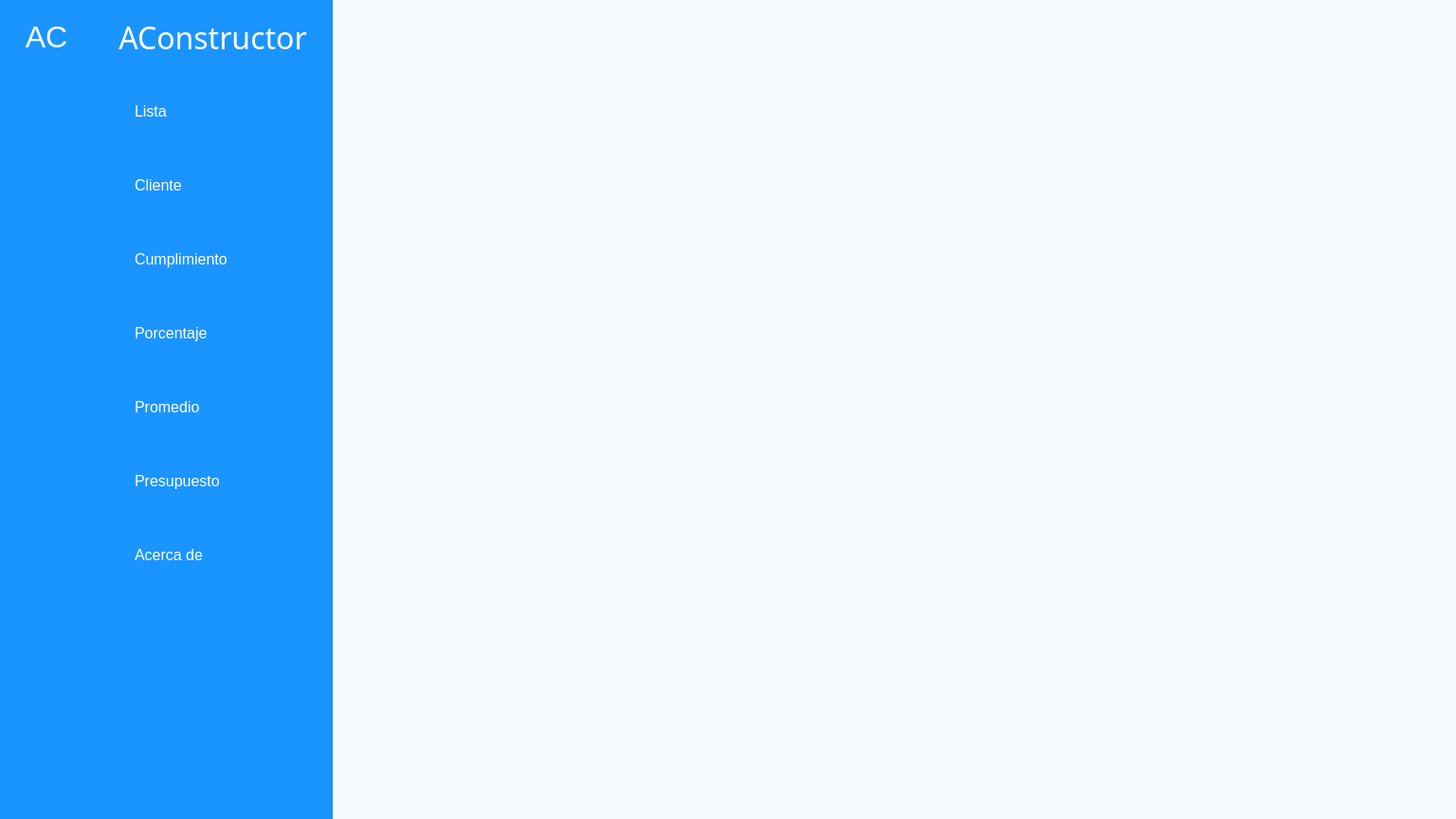
<?xml version="1.0" encoding="UTF-8"?>
<ui version="4.0">
 <class>Form</class>
 <widget class="QWidget" name="Form">
  <property name="geometry">
   <rect>
    <x>0</x>
    <y>0</y>
    <width>1536</width>
    <height>864</height>
   </rect>
  </property>
  <property name="windowTitle">
   <string>Form</string>
  </property>
  <property name="styleSheet">
   <string notr="true">background-color: #f5fafe;</string>
  </property>
  <layout class="QVBoxLayout" name="verticalLayout_10">
   <property name="spacing">
    <number>0</number>
   </property>
   <property name="leftMargin">
    <number>0</number>
   </property>
   <property name="topMargin">
    <number>0</number>
   </property>
   <property name="rightMargin">
    <number>0</number>
   </property>
   <property name="bottomMargin">
    <number>0</number>
   </property>
   <item>
    <layout class="QHBoxLayout" name="horizontalLayout" stretch="2,6,27">
     <property name="spacing">
      <number>0</number>
     </property>
     <item>
      <widget class="QWidget" name="menu_desplegable" native="true">
       <property name="styleSheet">
        <string notr="true">QWidget{background-color: rgb(26, 148, 255)
}
QPushButton{
height: 50px;

border: none;
color: white;
font-size: 12pt;
text-align:center;
padding-left:10px;
padding-top: 14px;
padding-bottom: 14px;
}
QPushButton:checked{
background-color: #f5fafe;
color: rgb(26, 148, 255);
padding-top: 10px;
padding-bottom: 10px;
border-top-left-radius: 35px;
border-bottom-left-radius: 35px;
}</string>
       </property>
       <layout class="QVBoxLayout" name="verticalLayout_8">
        <property name="spacing">
         <number>0</number>
        </property>
        <property name="leftMargin">
         <number>0</number>
        </property>
        <property name="topMargin">
         <number>0</number>
        </property>
        <property name="rightMargin">
         <number>0</number>
        </property>
        <property name="bottomMargin">
         <number>0</number>
        </property>
        <item>
         <layout class="QVBoxLayout" name="verticalLayout_7" stretch="2,1">
          <property name="spacing">
           <number>0</number>
          </property>
          <item>
           <layout class="QVBoxLayout" name="verticalLayout_6" stretch="2,6">
            <property name="spacing">
             <number>0</number>
            </property>
            <item>
             <widget class="QWidget" name="widget_3" native="true">
              <layout class="QHBoxLayout" name="horizontalLayout_4">
               <property name="spacing">
                <number>0</number>
               </property>
               <property name="leftMargin">
                <number>0</number>
               </property>
               <property name="topMargin">
                <number>0</number>
               </property>
               <property name="rightMargin">
                <number>0</number>
               </property>
               <property name="bottomMargin">
                <number>0</number>
               </property>
               <item>
                <widget class="QPushButton" name="atras_2">
                 <property name="styleSheet">
                  <string notr="true">QPushButton{
text-align: center;
font-size: 24pt;
font-family: &quot;Bernard MT Condensed&quot;;
}

</string>
                 </property>
                 <property name="text">
                  <string>AC</string>
                 </property>
                 <property name="iconSize">
                  <size>
                   <width>35</width>
                   <height>35</height>
                  </size>
                 </property>
                 <property name="checkable">
                  <bool>true</bool>
                 </property>
                 <attribute name="buttonGroup">
                  <string notr="true">buttonGroup_2</string>
                 </attribute>
                </widget>
               </item>
              </layout>
             </widget>
            </item>
            <item>
             <layout class="QHBoxLayout" name="horizontalLayout_6" stretch="1,6">
              <property name="spacing">
               <number>0</number>
              </property>
              <item>
               <spacer name="horizontalSpacer_3">
                <property name="orientation">
                 <enum>Qt::Horizontal</enum>
                </property>
                <property name="sizeHint" stdset="0">
                 <size>
                  <width>40</width>
                  <height>20</height>
                 </size>
                </property>
               </spacer>
              </item>
              <item>
               <layout class="QVBoxLayout" name="verticalLayout">
                <property name="spacing">
                 <number>0</number>
                </property>
                <item>
                 <widget class="QPushButton" name="pushButton_2">
                  <property name="text">
                   <string/>
                  </property>
                  <property name="icon">
                   <iconset>
                    <normaloff>:/IMG_20260604_220458.png</normaloff>
                    <normalon>:/IMG_20260604_220347.png</normalon>:/IMG_20260604_220458.png</iconset>
                  </property>
                  <property name="iconSize">
                   <size>
                    <width>35</width>
                    <height>35</height>
                   </size>
                  </property>
                  <property name="checkable">
                   <bool>true</bool>
                  </property>
                  <attribute name="buttonGroup">
                   <string notr="true">buttonGroup_2</string>
                  </attribute>
                 </widget>
                </item>
                <item>
                 <widget class="QPushButton" name="pushButton_cliente_2">
                  <property name="text">
                   <string/>
                  </property>
                  <property name="icon">
                   <iconset>
                    <normaloff>:/IMG_20260604_220620.png</normaloff>
                    <normalon>:/IMG_20260604_220211.png</normalon>:/IMG_20260604_220620.png</iconset>
                  </property>
                  <property name="iconSize">
                   <size>
                    <width>50</width>
                    <height>50</height>
                   </size>
                  </property>
                  <property name="checkable">
                   <bool>true</bool>
                  </property>
                  <attribute name="buttonGroup">
                   <string notr="true">buttonGroup_2</string>
                  </attribute>
                 </widget>
                </item>
                <item>
                 <widget class="QPushButton" name="pushButton_cumplimiento_2">
                  <property name="text">
                   <string/>
                  </property>
                  <property name="icon">
                   <iconset>
                    <normaloff>:/IMG_20260604_220603.png</normaloff>
                    <normalon>:/IMG_20260604_220240.png</normalon>:/IMG_20260604_220603.png</iconset>
                  </property>
                  <property name="iconSize">
                   <size>
                    <width>40</width>
                    <height>40</height>
                   </size>
                  </property>
                  <property name="checkable">
                   <bool>true</bool>
                  </property>
                  <attribute name="buttonGroup">
                   <string notr="true">buttonGroup_2</string>
                  </attribute>
                 </widget>
                </item>
                <item>
                 <widget class="QPushButton" name="pushButton_por_ciento_2">
                  <property name="text">
                   <string/>
                  </property>
                  <property name="icon">
                   <iconset>
                    <normaloff>:/IMG_20260604_220539.png</normaloff>
                    <normalon>:/IMG_20260604_220305.png</normalon>:/IMG_20260604_220539.png</iconset>
                  </property>
                  <property name="iconSize">
                   <size>
                    <width>50</width>
                    <height>50</height>
                   </size>
                  </property>
                  <property name="checkable">
                   <bool>true</bool>
                  </property>
                  <attribute name="buttonGroup">
                   <string notr="true">buttonGroup_2</string>
                  </attribute>
                 </widget>
                </item>
                <item>
                 <widget class="QPushButton" name="pushButton_promedio_2">
                  <property name="text">
                   <string/>
                  </property>
                  <property name="icon">
                   <iconset>
                    <normaloff>:/IMG_20260604_220429.png</normaloff>
                    <normalon>:/IMG_20260604_220406.png</normalon>:/IMG_20260604_220429.png</iconset>
                  </property>
                  <property name="iconSize">
                   <size>
                    <width>45</width>
                    <height>45</height>
                   </size>
                  </property>
                  <property name="checkable">
                   <bool>true</bool>
                  </property>
                  <attribute name="buttonGroup">
                   <string notr="true">buttonGroup_2</string>
                  </attribute>
                 </widget>
                </item>
                <item>
                 <widget class="QPushButton" name="pushButton_presupuesto_2">
                  <property name="text">
                   <string/>
                  </property>
                  <property name="icon">
                   <iconset>
                    <normaloff>:/IMG_20260604_220518.png</normaloff>
                    <normalon>:/IMG_20260604_220321.png</normalon>:/IMG_20260604_220518.png</iconset>
                  </property>
                  <property name="iconSize">
                   <size>
                    <width>40</width>
                    <height>40</height>
                   </size>
                  </property>
                  <property name="checkable">
                   <bool>true</bool>
                  </property>
                  <attribute name="buttonGroup">
                   <string notr="true">buttonGroup_2</string>
                  </attribute>
                 </widget>
                </item>
                <item>
                 <widget class="QPushButton" name="pushButton_acerca_de_2">
                  <property name="text">
                   <string/>
                  </property>
                  <property name="icon">
                   <iconset>
                    <normaloff>:/IMG_20260605_172323.png</normaloff>
                    <normalon>:/IMG_20260605_172351.png</normalon>:/IMG_20260605_172323.png</iconset>
                  </property>
                  <property name="iconSize">
                   <size>
                    <width>40</width>
                    <height>40</height>
                   </size>
                  </property>
                  <property name="checkable">
                   <bool>true</bool>
                  </property>
                  <attribute name="buttonGroup">
                   <string notr="true">buttonGroup_2</string>
                  </attribute>
                 </widget>
                </item>
               </layout>
              </item>
             </layout>
            </item>
           </layout>
          </item>
          <item>
           <spacer name="verticalSpacer">
            <property name="orientation">
             <enum>Qt::Vertical</enum>
            </property>
            <property name="sizeHint" stdset="0">
             <size>
              <width>20</width>
              <height>40</height>
             </size>
            </property>
           </spacer>
          </item>
         </layout>
        </item>
       </layout>
      </widget>
     </item>
     <item>
      <widget class="QWidget" name="widget_2" native="true">
       <property name="styleSheet">
        <string notr="true">QWidget{background-color: rgb(26, 148, 255)
}
QPushButton{
height: 50px;

border: none;
color: white;
font-size: 12pt;
text-align:left;
padding-left:10px;
padding-top: 14px;
padding-bottom: 14px;
}
QPushButton:checked{
background-color: #f5fafe;
color: rgb(26, 148, 255);
padding-top: 10px;
padding-bottom: 10px;
border-top-left-radius: 35px;
border-bottom-left-radius: 35px;
}
</string>
       </property>
       <layout class="QVBoxLayout" name="verticalLayout_5">
        <property name="leftMargin">
         <number>0</number>
        </property>
        <property name="topMargin">
         <number>0</number>
        </property>
        <property name="rightMargin">
         <number>0</number>
        </property>
        <property name="bottomMargin">
         <number>0</number>
        </property>
        <item>
         <layout class="QVBoxLayout" name="verticalLayout_4" stretch="2,1">
          <property name="spacing">
           <number>0</number>
          </property>
          <item>
           <layout class="QVBoxLayout" name="verticalLayout_3" stretch="2,6">
            <property name="spacing">
             <number>0</number>
            </property>
            <item>
             <widget class="QWidget" name="widget_4" native="true">
              <layout class="QHBoxLayout" name="horizontalLayout_3">
               <property name="spacing">
                <number>0</number>
               </property>
               <property name="leftMargin">
                <number>0</number>
               </property>
               <property name="topMargin">
                <number>0</number>
               </property>
               <property name="rightMargin">
                <number>0</number>
               </property>
               <property name="bottomMargin">
                <number>0</number>
               </property>
               <item>
                <widget class="QPushButton" name="atras">
                 <property name="font">
                  <font>
                   <family>Bernard MT Condensed</family>
                   <pointsize>24</pointsize>
                  </font>
                 </property>
                 <property name="styleSheet">
                  <string notr="true">QPushButton{
text-align: center;
font-size: 24pt;
font-family: &quot;Bernard MT Condensed&quot;;
}


</string>
                 </property>
                 <property name="text">
                  <string>AConstructor</string>
                 </property>
                 <property name="iconSize">
                  <size>
                   <width>35</width>
                   <height>35</height>
                  </size>
                 </property>
                 <property name="checkable">
                  <bool>true</bool>
                 </property>
                 <attribute name="buttonGroup">
                  <string notr="true">buttonGroup</string>
                 </attribute>
                </widget>
               </item>
              </layout>
             </widget>
            </item>
            <item>
             <layout class="QHBoxLayout" name="horizontalLayout_5" stretch="1,5">
              <property name="spacing">
               <number>0</number>
              </property>
              <item>
               <spacer name="horizontalSpacer">
                <property name="orientation">
                 <enum>Qt::Horizontal</enum>
                </property>
                <property name="sizeHint" stdset="0">
                 <size>
                  <width>40</width>
                  <height>20</height>
                 </size>
                </property>
               </spacer>
              </item>
              <item>
               <layout class="QVBoxLayout" name="verticalLayout_2" stretch="0,0,0,1,1,1,1">
                <property name="spacing">
                 <number>0</number>
                </property>
                <item>
                 <widget class="QPushButton" name="pushButton">
                  <property name="styleSheet">
                   <string notr="true"/>
                  </property>
                  <property name="text">
                   <string>Lista</string>
                  </property>
                  <property name="icon">
                   <iconset>
                    <normaloff>:/IMG_20260604_220458.png</normaloff>
                    <normalon>:/IMG_20260604_220347.png</normalon>:/IMG_20260604_220458.png</iconset>
                  </property>
                  <property name="iconSize">
                   <size>
                    <width>35</width>
                    <height>35</height>
                   </size>
                  </property>
                  <property name="checkable">
                   <bool>true</bool>
                  </property>
                  <attribute name="buttonGroup">
                   <string notr="true">buttonGroup</string>
                  </attribute>
                 </widget>
                </item>
                <item>
                 <widget class="QPushButton" name="pushButton_cliente">
                  <property name="text">
                   <string>Cliente</string>
                  </property>
                  <property name="icon">
                   <iconset>
                    <normaloff>:/IMG_20260604_220620.png</normaloff>
                    <normalon>:/IMG_20260604_220211.png</normalon>:/IMG_20260604_220620.png</iconset>
                  </property>
                  <property name="iconSize">
                   <size>
                    <width>50</width>
                    <height>50</height>
                   </size>
                  </property>
                  <property name="checkable">
                   <bool>true</bool>
                  </property>
                  <attribute name="buttonGroup">
                   <string notr="true">buttonGroup</string>
                  </attribute>
                 </widget>
                </item>
                <item>
                 <widget class="QPushButton" name="pushButton_cumplimiento">
                  <property name="text">
                   <string>Cumplimiento</string>
                  </property>
                  <property name="icon">
                   <iconset>
                    <normaloff>:/IMG_20260604_220603.png</normaloff>
                    <normalon>:/IMG_20260604_220240.png</normalon>:/IMG_20260604_220603.png</iconset>
                  </property>
                  <property name="iconSize">
                   <size>
                    <width>40</width>
                    <height>40</height>
                   </size>
                  </property>
                  <property name="shortcut">
                   <string>Ctrl+R</string>
                  </property>
                  <property name="checkable">
                   <bool>true</bool>
                  </property>
                  <attribute name="buttonGroup">
                   <string notr="true">buttonGroup</string>
                  </attribute>
                 </widget>
                </item>
                <item>
                 <widget class="QPushButton" name="pushButton_por_ciento">
                  <property name="text">
                   <string>Porcentaje</string>
                  </property>
                  <property name="icon">
                   <iconset>
                    <normaloff>:/IMG_20260604_220539.png</normaloff>
                    <normalon>:/IMG_20260604_220305.png</normalon>:/IMG_20260604_220539.png</iconset>
                  </property>
                  <property name="iconSize">
                   <size>
                    <width>50</width>
                    <height>50</height>
                   </size>
                  </property>
                  <property name="checkable">
                   <bool>true</bool>
                  </property>
                  <attribute name="buttonGroup">
                   <string notr="true">buttonGroup</string>
                  </attribute>
                 </widget>
                </item>
                <item>
                 <widget class="QPushButton" name="pushButton_promedio">
                  <property name="text">
                   <string>Promedio</string>
                  </property>
                  <property name="icon">
                   <iconset>
                    <normaloff>:/IMG_20260604_220429.png</normaloff>
                    <normalon>:/IMG_20260604_220406.png</normalon>:/IMG_20260604_220429.png</iconset>
                  </property>
                  <property name="iconSize">
                   <size>
                    <width>45</width>
                    <height>45</height>
                   </size>
                  </property>
                  <property name="checkable">
                   <bool>true</bool>
                  </property>
                  <attribute name="buttonGroup">
                   <string notr="true">buttonGroup</string>
                  </attribute>
                 </widget>
                </item>
                <item>
                 <widget class="QPushButton" name="pushButton_presupuesto">
                  <property name="text">
                   <string>Presupuesto</string>
                  </property>
                  <property name="icon">
                   <iconset>
                    <normaloff>:/IMG_20260604_220518.png</normaloff>
                    <normalon>:/IMG_20260604_220321.png</normalon>
                    <disabledoff>../img/IMG_20260604_220305.png</disabledoff>:/IMG_20260604_220518.png</iconset>
                  </property>
                  <property name="iconSize">
                   <size>
                    <width>40</width>
                    <height>40</height>
                   </size>
                  </property>
                  <property name="checkable">
                   <bool>true</bool>
                  </property>
                  <attribute name="buttonGroup">
                   <string notr="true">buttonGroup</string>
                  </attribute>
                 </widget>
                </item>
                <item>
                 <widget class="QPushButton" name="pushButton_acerca_de">
                  <property name="text">
                   <string>Acerca de</string>
                  </property>
                  <property name="icon">
                   <iconset>
                    <normaloff>:/IMG_20260605_172323.png</normaloff>
                    <normalon>:/IMG_20260605_172351.png</normalon>:/IMG_20260605_172323.png</iconset>
                  </property>
                  <property name="iconSize">
                   <size>
                    <width>40</width>
                    <height>40</height>
                   </size>
                  </property>
                  <property name="checkable">
                   <bool>true</bool>
                  </property>
                  <attribute name="buttonGroup">
                   <string notr="true">buttonGroup</string>
                  </attribute>
                 </widget>
                </item>
               </layout>
              </item>
             </layout>
            </item>
           </layout>
          </item>
          <item>
           <spacer name="verticalSpacer_2">
            <property name="orientation">
             <enum>Qt::Vertical</enum>
            </property>
            <property name="sizeHint" stdset="0">
             <size>
              <width>20</width>
              <height>253</height>
             </size>
            </property>
           </spacer>
          </item>
         </layout>
        </item>
       </layout>
      </widget>
     </item>
     <item>
      <layout class="QVBoxLayout" name="verticalLayout_9" stretch="1,11">
       <item>
        <widget class="QWidget" name="widget_5" native="true">
         <layout class="QHBoxLayout" name="horizontalLayout_7" stretch="1,13">
          <item>
           <widget class="QPushButton" name="pushButton_13">
            <property name="styleSheet">
             <string notr="true">border:none</string>
            </property>
            <property name="text">
             <string/>
            </property>
            <property name="icon">
             <iconset>
              <normaloff>:/588a6507d06f6719692a2d15.png</normaloff>:/588a6507d06f6719692a2d15.png</iconset>
            </property>
            <property name="iconSize">
             <size>
              <width>40</width>
              <height>40</height>
             </size>
            </property>
            <property name="checkable">
             <bool>true</bool>
            </property>
           </widget>
          </item>
          <item>
           <spacer name="horizontalSpacer_2">
            <property name="orientation">
             <enum>Qt::Horizontal</enum>
            </property>
            <property name="sizeHint" stdset="0">
             <size>
              <width>1037</width>
              <height>20</height>
             </size>
            </property>
           </spacer>
          </item>
         </layout>
        </widget>
       </item>
       <item>
        <widget class="QStackedWidget" name="stackedWidget">
         <property name="styleSheet">
          <string notr="true"/>
         </property>
         <widget class="QWidget" name="page">
          <layout class="QHBoxLayout" name="horizontalLayout_9"/>
         </widget>
         <widget class="QWidget" name="page_2"/>
        </widget>
       </item>
      </layout>
     </item>
    </layout>
   </item>
  </layout>
 </widget>
 <resources>
  <include location="../img/recuros.qrc"/>
  <include location="../img/recursos.qrc"/>
 </resources>
 <connections>
  <connection>
   <sender>pushButton_13</sender>
   <signal>toggled(bool)</signal>
   <receiver>widget_2</receiver>
   <slot>setVisible(bool)</slot>
   <hints>
    <hint type="sourcelabel">
     <x>427</x>
     <y>50</y>
    </hint>
    <hint type="destinationlabel">
     <x>335</x>
     <y>748</y>
    </hint>
   </hints>
  </connection>
  <connection>
   <sender>pushButton_2</sender>
   <signal>toggled(bool)</signal>
   <receiver>pushButton</receiver>
   <slot>setChecked(bool)</slot>
   <hints>
    <hint type="sourcelabel">
     <x>108</x>
     <y>210</y>
    </hint>
    <hint type="destinationlabel">
     <x>363</x>
     <y>210</y>
    </hint>
   </hints>
  </connection>
  <connection>
   <sender>pushButton</sender>
   <signal>toggled(bool)</signal>
   <receiver>pushButton_2</receiver>
   <slot>setChecked(bool)</slot>
   <hints>
    <hint type="sourcelabel">
     <x>369</x>
     <y>210</y>
    </hint>
    <hint type="destinationlabel">
     <x>96</x>
     <y>210</y>
    </hint>
   </hints>
  </connection>
  <connection>
   <sender>pushButton_cliente_2</sender>
   <signal>toggled(bool)</signal>
   <receiver>pushButton_cliente</receiver>
   <slot>setChecked(bool)</slot>
   <hints>
    <hint type="sourcelabel">
     <x>124</x>
     <y>288</y>
    </hint>
    <hint type="destinationlabel">
     <x>379</x>
     <y>288</y>
    </hint>
   </hints>
  </connection>
  <connection>
   <sender>pushButton_cliente</sender>
   <signal>toggled(bool)</signal>
   <receiver>pushButton_cliente_2</receiver>
   <slot>setChecked(bool)</slot>
   <hints>
    <hint type="sourcelabel">
     <x>379</x>
     <y>288</y>
    </hint>
    <hint type="destinationlabel">
     <x>72</x>
     <y>288</y>
    </hint>
   </hints>
  </connection>
  <connection>
   <sender>pushButton_cumplimiento_2</sender>
   <signal>toggled(bool)</signal>
   <receiver>pushButton_cumplimiento</receiver>
   <slot>setChecked(bool)</slot>
   <hints>
    <hint type="sourcelabel">
     <x>80</x>
     <y>366</y>
    </hint>
    <hint type="destinationlabel">
     <x>374</x>
     <y>366</y>
    </hint>
   </hints>
  </connection>
  <connection>
   <sender>pushButton_cumplimiento</sender>
   <signal>toggled(bool)</signal>
   <receiver>pushButton_cumplimiento_2</receiver>
   <slot>setChecked(bool)</slot>
   <hints>
    <hint type="sourcelabel">
     <x>379</x>
     <y>366</y>
    </hint>
    <hint type="destinationlabel">
     <x>81</x>
     <y>366</y>
    </hint>
   </hints>
  </connection>
  <connection>
   <sender>pushButton_por_ciento_2</sender>
   <signal>toggled(bool)</signal>
   <receiver>pushButton_por_ciento</receiver>
   <slot>setChecked(bool)</slot>
   <hints>
    <hint type="sourcelabel">
     <x>69</x>
     <y>380</y>
    </hint>
    <hint type="destinationlabel">
     <x>226</x>
     <y>378</y>
    </hint>
   </hints>
  </connection>
  <connection>
   <sender>pushButton_por_ciento</sender>
   <signal>toggled(bool)</signal>
   <receiver>pushButton_por_ciento_2</receiver>
   <slot>setChecked(bool)</slot>
   <hints>
    <hint type="sourcelabel">
     <x>191</x>
     <y>367</y>
    </hint>
    <hint type="destinationlabel">
     <x>37</x>
     <y>444</y>
    </hint>
   </hints>
  </connection>
  <connection>
   <sender>pushButton_promedio_2</sender>
   <signal>toggled(bool)</signal>
   <receiver>pushButton_promedio</receiver>
   <slot>setChecked(bool)</slot>
   <hints>
    <hint type="sourcelabel">
     <x>101</x>
     <y>452</y>
    </hint>
    <hint type="destinationlabel">
     <x>229</x>
     <y>463</y>
    </hint>
   </hints>
  </connection>
  <connection>
   <sender>pushButton_promedio</sender>
   <signal>toggled(bool)</signal>
   <receiver>pushButton_promedio_2</receiver>
   <slot>setChecked(bool)</slot>
   <hints>
    <hint type="sourcelabel">
     <x>275</x>
     <y>469</y>
    </hint>
    <hint type="destinationlabel">
     <x>30</x>
     <y>464</y>
    </hint>
   </hints>
  </connection>
  <connection>
   <sender>pushButton_presupuesto_2</sender>
   <signal>toggled(bool)</signal>
   <receiver>pushButton_presupuesto</receiver>
   <slot>setChecked(bool)</slot>
   <hints>
    <hint type="sourcelabel">
     <x>88</x>
     <y>543</y>
    </hint>
    <hint type="destinationlabel">
     <x>290</x>
     <y>549</y>
    </hint>
   </hints>
  </connection>
  <connection>
   <sender>pushButton_presupuesto</sender>
   <signal>toggled(bool)</signal>
   <receiver>pushButton_presupuesto_2</receiver>
   <slot>setChecked(bool)</slot>
   <hints>
    <hint type="sourcelabel">
     <x>196</x>
     <y>544</y>
    </hint>
    <hint type="destinationlabel">
     <x>81</x>
     <y>530</y>
    </hint>
   </hints>
  </connection>
  <connection>
   <sender>pushButton_13</sender>
   <signal>toggled(bool)</signal>
   <receiver>menu_desplegable</receiver>
   <slot>setHidden(bool)</slot>
   <hints>
    <hint type="sourcelabel">
     <x>440</x>
     <y>42</y>
    </hint>
    <hint type="destinationlabel">
     <x>52</x>
     <y>790</y>
    </hint>
   </hints>
  </connection>
  <connection>
   <sender>pushButton_acerca_de_2</sender>
   <signal>toggled(bool)</signal>
   <receiver>pushButton_acerca_de</receiver>
   <slot>setChecked(bool)</slot>
   <hints>
    <hint type="sourcelabel">
     <x>75</x>
     <y>649</y>
    </hint>
    <hint type="destinationlabel">
     <x>207</x>
     <y>661</y>
    </hint>
   </hints>
  </connection>
  <connection>
   <sender>pushButton_acerca_de</sender>
   <signal>toggled(bool)</signal>
   <receiver>pushButton_acerca_de_2</receiver>
   <slot>setChecked(bool)</slot>
   <hints>
    <hint type="sourcelabel">
     <x>199</x>
     <y>630</y>
    </hint>
    <hint type="destinationlabel">
     <x>85</x>
     <y>621</y>
    </hint>
   </hints>
  </connection>
  <connection>
   <sender>atras_2</sender>
   <signal>toggled(bool)</signal>
   <receiver>atras</receiver>
   <slot>setChecked(bool)</slot>
   <hints>
    <hint type="sourcelabel">
     <x>87</x>
     <y>72</y>
    </hint>
    <hint type="destinationlabel">
     <x>188</x>
     <y>74</y>
    </hint>
   </hints>
  </connection>
  <connection>
   <sender>atras</sender>
   <signal>toggled(bool)</signal>
   <receiver>atras_2</receiver>
   <slot>setChecked(bool)</slot>
   <hints>
    <hint type="sourcelabel">
     <x>144</x>
     <y>43</y>
    </hint>
    <hint type="destinationlabel">
     <x>60</x>
     <y>52</y>
    </hint>
   </hints>
  </connection>
 </connections>
 <buttongroups>
  <buttongroup name="buttonGroup"/>
  <buttongroup name="buttonGroup_2"/>
 </buttongroups>
</ui>
